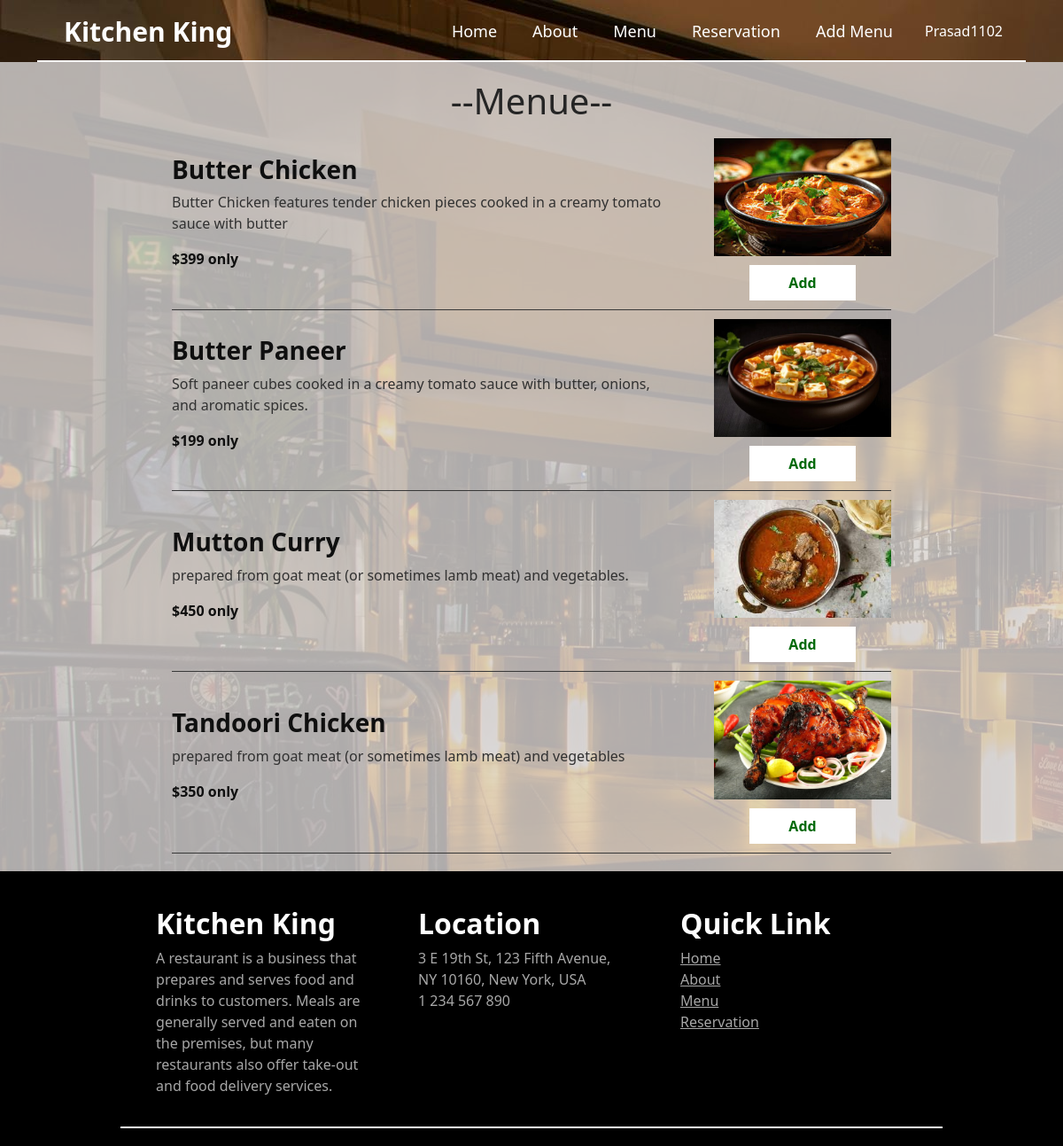
The app's page /menue/ (signed in) with its own data.
### Products/models.py (models this page shows)
class BaseModel(models.Model):
  id = models.UUIDField(default = uuid.uuid4, editable = False, primary_key = True)
  created_at = models.DateTimeField(auto_now_add=True)
  updated_at = models.DateTimeField(auto_now=True)
  class Meta:
    abstract = True

class Product(BaseModel):
  product_name = models.CharField(max_length = 120)
  product_slug = models.SlugField(unique = True)
  product_description = models.TextField()
  product_price = models.IntegerField(default = 0)
  product_demo_price = models.IntegerField(default = 0)
  product_image = models.ImageField(upload_to = "public/static/", default="FoodOrderingSystem/public/static/myPassportSizePhoto.jpeg")
  quantity = models.IntegerField(null = True, blank = True)

### Products/views.py (the view)
# urls.py: path('menue/', menuePage, name="menuePage"),
def menuePage(request):
  products = Product.objects.all()
  return render(request, "menue.html", {'products':products})

### Products/templates/menue.html (shortened to what this page needs)
{% extends "base.html" %}
{% block start %}
<div class="menue-container">
  <div class="display-menue">
    <ul class="menue-list">
      <h1 class="menue-Display">--Menue--</h1>
      {% for prod in products %}
      <li class="menue">
        <div class="text-menue">
          <h3 class="product_name">{{ prod.product_name }}</h3>
          <p class="desc">{{ prod.product_description }}</p>
          <p class="price">${{ prod.product_price }} only</p>
        </div>
        <div class="image-menue">
          <img src="{{ prod.product_image.url }}" alt="{{ prod.product_name }}">
          <a type="button" class="add-btn" href="{% url 'cart_add' prod.id %}">Add</a>
        </div>
      </li>
      {% endfor %}
    </ul>
  </div>
</div>
{% endblock %}

### Products/templates/base.html (shortened to what this page needs)
<!DOCTYPE html>
<html lang="en">
<head>
  <link rel="stylesheet" href="../static/CSS/base.css">
  <link rel="stylesheet" href="../static/CSS/about.css">
  <link href="https://cdn.jsdelivr.net/npm/bootstrap@5.3.3/dist/css/bootstrap.min.css" rel="stylesheet"
>
  <link rel="stylesheet" href="https://cdn.jsdelivr.net/npm/bootstrap-icons@1.3.0/font/bootstrap-icons.css">
</head>
<body>
  <div class="navbar-container">
  <nav class="custom-navbar">
    <a class="custom-navbar-brand" href="/">Kitchen King</a>
    <div class="custom-navbar-right">
      <a href="/home">Home</a>
      <a href="/about">About</a>
      <a href="/menue">Menu</a>
      <a href="/reservation">Reservation</a>
      <a href="/addMenue">Add Menu</a>
      <div class="dropdown-center">
        {% if request.user.is_authenticated %}
        <div class="nav-item custom-dropdown-container">
          <button class="custom-dropdown-toggle">{{ request.user.username }}</button>
        </div>
        {% else %}
        <a href="/login_page">Login</a>
        {% endif %}
      </div>
    </div>
    <div class="custom-navbar-divider"></div>
  </nav>
  </div>
  {% block start %}
  {% endblock %}
  <div class="bottom-main-container">
    <div class="sub-bottom-container">
      <div class="thirtythree">
        <h2 class="kk-name">Kitchen King</h2>
        <p class="kk-paratext">A restaurant is a business that prepares and serves food and drinks to customers.
          Meals are generally served and eaten on the premises, but many restaurants also offer take-out and
          food delivery services.</p>
      </div>
      <div class="thirtythree">
        <h2 class="kk-name">Location</h2>
        <p class="kk-paratext">
          3 E 19th St, 123 Fifth Avenue,<br>
          NY 10160, New York, USA <br>
          1 234 567 890
        </p>
      </div>
      <div class="thirtythree">
        <h2 class="kk-name">Quick Link</h2>
        <p class="kk-paratext">
          <a href="/home" class="kk-paratext">Home</a><br>
          <a href="/about" class="kk-paratext">About</a><br>
          <a href="/menue" class="kk-paratext">Menu</a><br>
          <a href="/reservation" class="kk-paratext">Reservation</a>
        </p>
      </div>
      <div class="custom-navbar-divider"></div>
    </div>
  </div>
</body>
</html>

### Products/static/CSS/base.css (style rules this page uses)
.navbar-container { display: flex; justify-content: center; width: 100%; }
.custom-navbar { background-color: transparent; height: 70px; display: flex; align-items: center; justify-content: space-between; padding: 0 20px; position: relative; width: 93%; }
.custom-navbar .custom-navbar-brand { font-size: 30px; font-weight: bold; color: rgb(255, 255, 255); text-decoration: none; }
.custom-navbar a { font-size: 18px; color: rgb(255, 255, 255); text-align: center; padding: 0 10px; text-decoration: none; }
.custom-navbar .custom-navbar-right { display: flex; gap: 20px; }
body { margin: 0; padding: 0; font-family: Arial, sans-serif; }
.custom-dropdown-container { position: relative; z-index: 1000; }
.custom-dropdown-toggle { background: none; border: none; cursor: pointer; color: white; }
.custom-navbar-divider { width: 100%; height: 2px; background-color: rgb(255, 255, 255); position: absolute; bottom: 0; left: 0; }
.bottom-main-container { background-color: black; width: 100%; height: max-content; padding: 20px; justify-content: center; display: flex; color: white; }
.sub-bottom-container { display: flex; width: 80%; justify-content: space-between; padding: 0 20px; justify-content: center; position: relative; }
.kk-name { font-weight: 700; font-size: 30 px; }
.thirtythree { width: 33.33%; padding: 20px; }
.kk-paratext { color: #a7a7a7; }
* { scrollbar-width: thin; scrollbar-color: #351919 #c5a0a0; }

### Products/static/CSS/about.css (style rules this page uses)
body { font-family: Arial, sans-serif; background-image: url('../images/About\ Us\ Image.jpg'); margin: 0; padding: 0; }
img { height: 150px; width: auto; }

### Products/templates/menue.html (style rules this page uses)
.menue-container { padding: 20px; background-color: rgba(218, 215, 215, 0.795); background-size: cover; background-position: center; background-repeat: no-repeat; height: max-content; width: 100%; display: flex; justify-content: center; position: relative; z-index: 0; }
.display-menue { display: flex; flex-direction: column; width: 70%; }
.menue-list { list-style-type: none; padding: 0; margin: 0; }
.menue { display: flex; justify-content: space-between; align-items: center; border-bottom: 1px solid #383838; padding: 10px 0; }
.text-menue { flex: 1; padding-right: 20px; color: rgb(15, 15, 15); }
.image-menue img { max-width: 220px; height: auto; padding-left: 20px; }
.add-btn { margin-left: 60px; margin-top: 10px; height: 40px; width: 120px; background-color: #ffffff; border: none; color: rgb(0, 105, 9); font-weight: 700; text-align: center; text-decoration: none; display: inline-block; font-size: 16px; padding-top: 8px; cursor: pointer; -webkit-transition-duration: 0.4s; transition-duration: 0.4s; }
.price { font-weight:700; }
.desc { color: #313131; }
.product_name { font-weight: 800; }
.menue-Display { color: rgb(37, 37, 37); text-align: center; }

### records on screen
Product: product_name "Butter Chicken", product_description "Butter Chicken features tender chicken pieces cooked in a creamy tomato sauce with butter", product_price "399", product_image (picture)
Product: product_name "Butter Paneer", product_description "Soft paneer cubes cooked in a creamy tomato sauce with butter, onions, and aromatic spices.", product_price "199", product_image (picture)
Product: product_name "Mutton Curry", product_description "prepared from goat meat (or sometimes lamb meat) and vegetables.", product_price "450", product_image (picture)
Product: product_name "Tandoori Chicken", product_description "prepared from goat meat (or sometimes lamb meat) and vegetables", product_price "350", product_image (picture)

### other values on screen
{{ request.user.username }} "Prasad1102"
